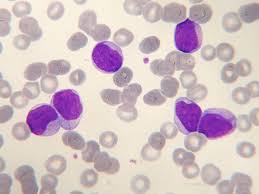
%> input picture CANCER WBC/ALL(a).jpg, 259 x 194 px
$ octave main.m   (GNU Octave 9; MATLAB toolbox functions it lacks are replaced by stand-ins)
%> lines starting %> are read from the running program, lines starting %| are printed output that depends on the picture; in (x1, y1, x2, y2) boxes, pixels count from 0 and x2, y2 are one past the last pixel; in counts of white or black regions, pixels touching at a corner belong together; the program's own positions count from 1
%%%%%%%%%%%%%%%%%BLOOD CANCER DETECTION AND CLASSIFICATION %%%%%%%%
clc

close all;

clear all;

warning off;


%%%%%%Get the input image %%%%%
[filename,pathname]=uigetfile('*.jpg');
%> the answer given: CANCER WBC/ALL(a).jpg

%%%% Read Input Image %%%%%
I=imread([pathname,filename]);
%> I is the input picture: size 194x259x3 uint8; mean R, G, B 209.4, 191.4, 195
figure,imshow(I),title('INPUT IMAGE');

%%%%% Resize The input image %%%%%%
I=imresize(I,[512 512]);
%> I: size 512x512x3 uint8
figure,imshow(I);title('RESIZED INPUT IMAGE');


% % % %%%%TO PERFORM FUZZY C-MEANS CLUSTERING ON THE EYE DETECTED IMAGE%%%%%
% % %
% % % fim=mat2gray(I );
% % %
% % % level=graythresh(fim);
% % %
% % % bwfim=im2bw(fim,level);
% % %
% % % [bwfim0,level0]=fcmthresh(fim,0);
% % %
% % % [bwfim1,level1]=fcmthresh(fim,1);
% % %
% % % subplot(2,2,1);
% % %
% % % imshow(fim);title('Original');
% % %
% % % subplot(2,2,2);
% % %
% % % imshow(bwfim);title(sprintf('Otsu,level=%f',level));
% % %
% % % subplot(2,2,3);
% % %
% % % imshow(bwfim0);title(sprintf('FCM0,level=%f',level0));
% % %
% % % subplot(2,2,4);
% % %
% % % imshow(bwfim1);title(sprintf('FCM1,level=%f',level1));

%%%%%%CONVERT RGB2CMYK COLOUR SPACE CONVERSIONS %%%%%%

cyan=I;
megenta=I;
yellow=I;

cyan(:,:,1)=0;
cyan(:,:,1)=0;
megenta(:,:,2)=0;
megenta(:,:,2)=0;
yellow(:,:,3)=0;
yellow(:,:,3)=0;

figure,imshow(cyan),title('CYAN  CHANNEL IMAGE');
figure,imshow(megenta),title('MEGENTA CHANNEL IMAGE');
figure,imshow(yellow),title('YELLOW CHANNEL IMAGE');

figure,
subplot(1,3,1),imshow(cyan),title('CYAN');
subplot(1,3,2),imshow(megenta),title('MEGENTA');
subplot(1,3,3),imshow(yellow),title('YELLOW');


%%%%SELECT THE YELLOW CHANNEL AND PERFORM RGB TO GRAY CONVERSION %%%%%%

%% RGB to Gray conversion
[m n o]=size(yellow);
%> m = 512; n = 512; o = 3
if o==3
    gray=rgb2gray(yellow);
else
    gray=yellow;
end
figure,imshow(gray);title('YELLOW CHANNEL -GRAY IMAGE');

%
%%%%%%ADJUST THE CONTRAST OF THE GRAY CHANNEL IMAGE%%%%
ad=imadjust(gray);
figure,imshow(ad);title('ADJUSTED GRAY IMAGE');
%
%%%%TO PERFORM BINARY CONVERSION ON THE ADJUSTED GRAY IMAGE%%%%%
bw=im2bw(gray,0.5);
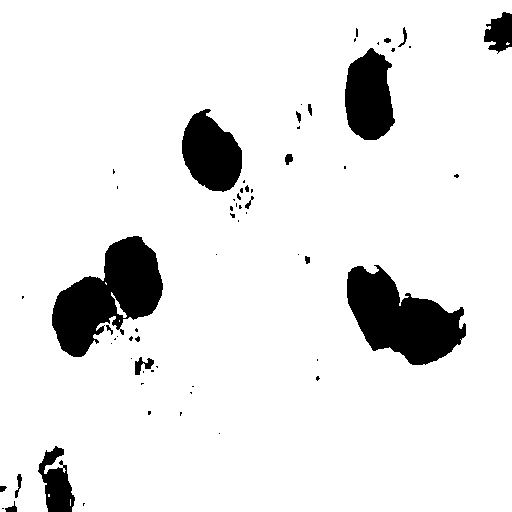
%> bw: size 512x512 logical; 90.8% white; 64 black regions (44 under 20 px), largest, box (x1, y1, x2, y2) and area: (52, 236, 163, 357) 7236, (347, 265, 466, 365) 6898, (345, 48, 395, 140) 3463
figure,imshow(bw);title('BLACK AND WHITE IMAGE');
%
%%%%TAKE COMPLEMENT TO THE BLACK AND WHITE IMAGE %%%%
bw=imcomplement(bw);
figure,imshow(bw);title('COMPLEMENT IMAGE');
%
%%%%REMOVE SMALL OBJECTS ON THE COMPLEMENTED IMAGE %%%%
magnification_value=2000;
II=round(magnification_value/15);
bw1 = bwareaopen(bw,II);
figure,imshow(bw1);title('SMALL OBJECTS REMOVED IMAGE');
%
%%%%PERFORM MORPHOLOGICAL FILL OPERARTION%%%
bw5 = imfill(bw1,'holes');
%> bw5: size 512x512 logical; 9% white; 7 white regions, largest, box (x1, y1, x2, y2) and area: (52, 236, 163, 357) 7343, (347, 265, 466, 365) 6899, (345, 48, 395, 140) 3463
figure,imshow(bw5),title('MORPHOLOGICAL FILLED IMAGE');
%%%%TO REMOVE SMALL OBJECTS%%%%
bwx = bwareaopen(bw5,300);
%> bwx: size 512x512 logical; 8.9% white; 6 white regions, box (x1, y1, x2, y2) and area: (52, 236, 163, 357) 7343, (347, 265, 466, 365) 6899, (345, 48, 395, 140) 3463, (182, 109, 242, 192) 3449, (38, 446, 75, 512) 1427, (484, 12, 512, 54) 800
figure,imshow(bwx);title('SMALL OBJECTS REMOVED IMAGE');
%
%%%%%APPLY WATERSHED SEGMENTATION%%%%%
L = watershed(bw5);
%> L: size 512x512 uint8; every value is 1
Lrgb = label2rgb(L);
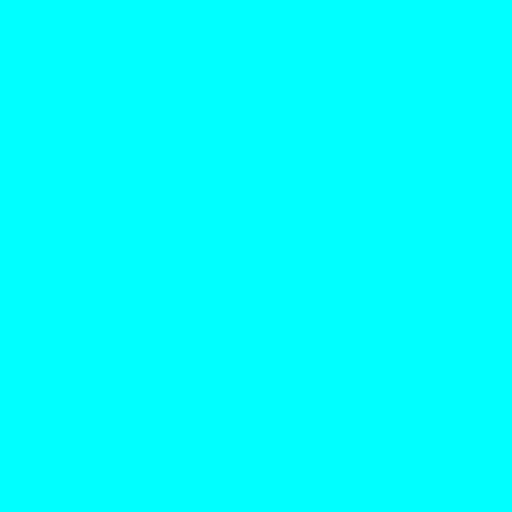
%> Lrgb: size 512x512x3 uint8; mean R, G, B 0, 255, 255
imshow(Lrgb)
bw2 = ~bwareaopen(~bw5, 10);
imshow(bw2)
D = -bwdist(~bw5);
imshow(D,[])
Ld = watershed(D);
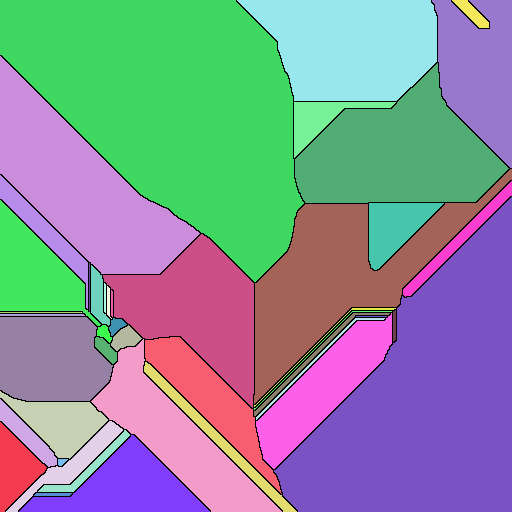
%> Ld: size 512x512 uint8; 45 distinct labels, from 0 to 44; one colour per label, 0 black
imshow(label2rgb(Ld))
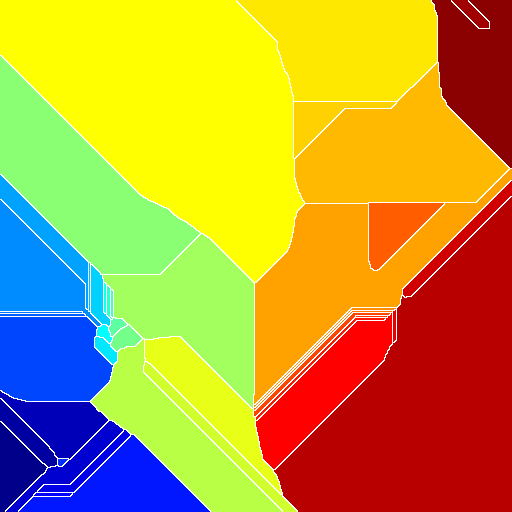
%> displayed picture: size 512x512x3, on the screen's scale of 0 to 255; mean R, G, B 189.6, 155.5, 54.5
bw2 = bw5;
bw2(Ld == 0) = 0;
%> bw2: size 512x512 logical; 8.6% white; 44 white regions (6 under 20 px), largest, box (x1, y1, x2, y2) and area: (390, 297, 466, 365) 3590, (182, 109, 242, 192) 3449, (104, 275, 163, 320) 2020
imshow(bw2)
mask = imextendedmin(D,2);
%> mask: size 512x512 logical; 0.21% white; 11 white regions (1 under 20 px), largest, box (x1, y1, x2, y2) and area: (366, 90, 372, 118) 104, (75, 300, 94, 320) 71, (57, 487, 62, 512) 71
imshowpair(bw,mask,'blend');
D2 = imimposemin(D,mask);
Ld2 = watershed(D2);
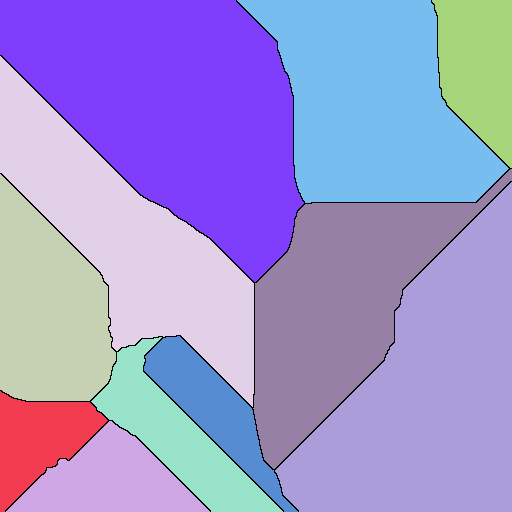
%> Ld2: size 512x512 uint8; 12 distinct labels, from 0 to 11; one colour per label, 0 black
bw3 = bw5;
bw3(Ld2 == 0) = 0;
%> bw3: size 512x512 logical; 8.9% white; 11 white regions, largest, box (x1, y1, x2, y2) and area: (104, 236, 163, 335) 3977, (390, 293, 466, 365) 3666, (345, 48, 395, 140) 3463
figure,imshow(bw3),title('WATERSHED TRANSFORMED IMAGE');

%%%%REMOVE SMALL OBJECTS ON THE WATERSHED IMAGE%%%%
bww = bwareaopen(bw3,300);
%> bww: size 512x512 logical; 8.8% white; 8 white regions
figure,imshow(bww);title('SMALL OBJECTS REMOVED IMAGE');
%
%
%
%
%%%TO LABEL THE SMALL OBJECTS REMOVED IMAGE%%%%
label=bwlabel(bww);
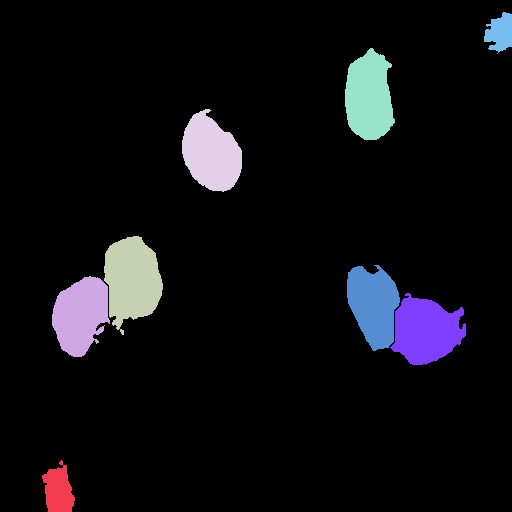
%> label: size 512x512 double; 9 distinct labels, from 0 to 8; one colour per label, 0 black

%%%%APPLY REGION SEGMENTATION (REGION PROPERTIES)%%%%%
S=regionprops(label,'ALL');
%> S = 8 regions; largest, box (x1, y1, x2, y2), Area, Centroid, MajorAxisLength, MinorAxisLength and Eccentricity: (104, 236, 163, 335) 3977 [132.5 280.6] 89.4 58.56 0.756, (390, 293, 466, 365) 3666 [426.7 331.2] 72.83 66.82 0.398, (345, 48, 395, 140) 3463 [369.6 97.4] 92.53 48.74 0.85, (182, 109, 242, 192) 3449 [211.8 154.1] 81.63 54.54 0.744
figure,imshow(I),title('REGION PROPERTY IMAGE');

%%%FIND THE PERIMETER FOR THE BOUNDARY%%%%%
u=bwperim(bww);
%> u: size 512x512 logical; 0.63% white in thin lines or dots, all inside (x1, y1, x2, y2) = (42, 12, 512, 512)
%
%
%%%%%CONVERT TO DOUBLE FOEMAT%%%%%
u=im2double(u);
%
% % %%%TO ASSIGN THE BOUNDARIES FOR THE DETECTION OF NUMBER OF WBC CELLS %%%%%5
[B,L] = bwboundaries(bww,'noholes');
%> B = 8 boundaries; box (x1, y1, x2, y2) and points: (104, 236, 163, 335) 260, (390, 293, 466, 365) 245, (52, 276, 110, 357) 237, (347, 265, 400, 351) 221, (345, 48, 395, 140) 218, (182, 109, 242, 192) 208, (42, 460, 75, 512) 150, (484, 12, 512, 54) 139
% imshow(label2rgb(L, @jet, [.5 .5 .5]))
figure,imshow(I,[]);
hold on
for k = 1:length(B)
   boundary = B{k};
   plot(boundary(:,2), boundary(:,1), 'g', 'LineWidth', 2)
end
%> this loop made 8 passes
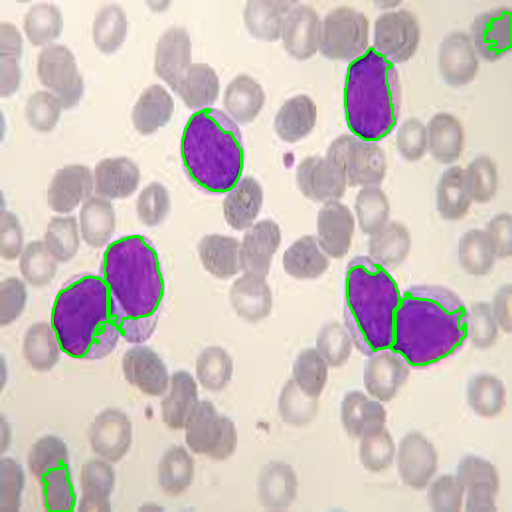
%> figure redrawn from the program's plot data
%
%
%
%
%%%%%FEATURE EXTRACTION%%%%%%

%%%%TO TAKE COLOUR FEATURES%%%%%%
R = mean2(I(:,:,1));
%> R = 209.4
G = mean2(I(:,:,2));
%> G = 191.4
B = mean2(I(:,:,3));
%> B = 195
Co_Fea = [R G B];
%> Co_Fea = [209.4 191.4 195]

%
%%%%TO TAKE GEOMETRICAL FEATURES%%%%
Area = mean([S.Area]);
%> Area = 2874

for i = 1:size(S,1)
    diameters(i) = mean([S(i).MajorAxisLength S(i).MinorAxisLength])/2;
radii(i) = diameters(i)./2;
end
%> after the loop, diameters = [20.22 33.63 36.99 34.04 35.32 33.88 34.91 16.86]; radii = [10.11 16.81 18.5 17.02 17.66 16.94 17.46 8.43]
perimeter = mean([S.Perimeter]);
%> perimeter = 227.3
ecc = mean([S.Eccentricity]);
%> ecc = 0.731
elg = mean([S.Solidity]);
%> elg = 0.908
% Elongation = mean(Elong);
dia = mean(diameters);
%> dia = 30.73
rad = mean(radii);
%> rad = 15.37
Geome_Fea = [Area dia rad perimeter ecc elg];
%> Geome_Fea = [2874 30.73 15.37 227.3 0.731 0.908]


%%%%%TAKE IMPORTANT TEXTURE FEATURES %%%%%

g = graycomatrix(bww);
%> g = [238017 656; 623 22336]
stats = graycoprops(g,'Contrast Correlation Energy Homogeneity');
%> stats = {Contrast 0.00489}
Contrast = stats.Contrast;
%> Contrast = 0.00489
%> (the run ends here)

$ run again, on CANCER WBC/ALL(d).jpg
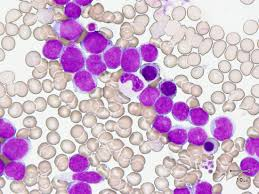
%> input picture CANCER WBC/ALL(d).jpg, 259 x 194 px
%> I is the input picture: size 194x259x3 uint8; mean R, G, B 207.5, 178.7, 206.1
%> I: size 512x512x3 uint8
%> bw1: size 512x512 logical; 19.3% white; 11 white regions, largest, box (x1, y1, x2, y2) and area: (84, 0, 284, 242) 20065, (275, 214, 424, 401) 12087, (0, 313, 55, 477) 6033
%> bw5: size 512x512 logical; 19.7% white; 11 white regions, largest, box (x1, y1, x2, y2) and area: (84, 0, 284, 242) 21114, (275, 214, 424, 401) 12198, (0, 313, 55, 477) 6076
%> L: size 512x512 uint8; 4 distinct labels, from 0 to 3
%> Ld: size 512x512 uint8; 98 distinct labels, from 0 to 97
%> bw2: size 512x512 logical; 18.9% white; 97 white regions (16 under 20 px), largest, box (x1, y1, x2, y2) and area: (117, 130, 211, 199) 4473, (4, 363, 55, 423) 2198, (118, 49, 161, 109) 1660
%> mask: size 512x512 logical; 0.5% white; 32 white regions (4 under 20 px), largest, box (x1, y1, x2, y2) and area: (162, 199, 172, 225) 82, (100, 119, 109, 138) 74, (297, 255, 317, 267) 69
%> Ld2: size 512x512 uint8; 33 distinct labels, from 0 to 32
%> bw3: size 512x512 logical; 19.6% white; 32 white regions, largest, box (x1, y1, x2, y2) and area: (117, 49, 221, 199) 10391, (275, 221, 342, 302) 3330, (0, 407, 51, 477) 2325
%> bww: size 512x512 logical; 19.5% white; 31 white regions
%> `label=bwlabel(bww);`:
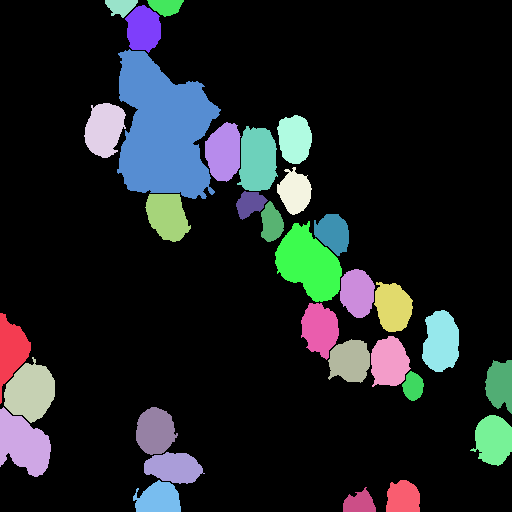
%> label: size 512x512 double; 32 distinct labels, from 0 to 31; one colour per label, 0 black
%> S = 31 regions; largest, box (x1, y1, x2, y2), Area, Centroid, MajorAxisLength, MinorAxisLength and Eccentricity: (117, 49, 221, 199) 10391 [163.8 130.8] 154.3 96.6 0.78, (275, 221, 342, 302) 3330 [309.4 264.4] 83.03 53.07 0.769, (0, 407, 51, 477) 2325 [24.2 444.7] 70.69 44.58 0.776
%> `[B,L] = bwboundaries(bww,'noholes');`: B = 31 boundaries; largest, box (x1, y1, x2, y2) and points: (117, 49, 221, 199) 486, (275, 221, 342, 302) 221, (0, 407, 51, 477) 204, (0, 313, 31, 404) 194, (237, 126, 278, 191) 179
%> the loop `for k = 1:length(B)` made 31 passes
%> after the loop `for k = 1:length(B)`:
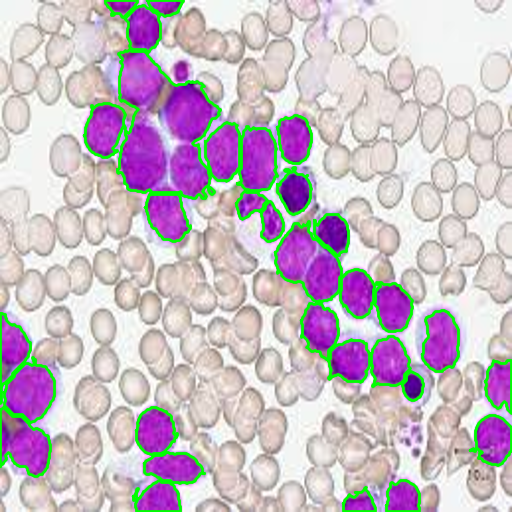
%> figure redrawn from the program's plot data
%> R = 207.5
%> G = 178.7
%> `B = mean2(I(:,:,3));`: B = 206
%> Co_Fea = [207.5 178.7 206]
%> Area = 1647.9
%> the loop `for i = 1:size(S,1)` made 31 passes
%> after the loop `for i = 1:size(S,1)`: diameters = 31 values, max 62.73 at index 6, min 12.27 at index 5, mean 22.41; radii = 31 values, max 31.36 at index 6, min 6.13 at index 5, mean 11.21
%> perimeter = 159.8
%> ecc = 0.709
%> elg = 0.92
%> dia = 22.41
%> rad = 11.21
%> Geome_Fea = [1647.9 22.41 11.21 159.8 0.709 0.92]
%> g = [209043 1582; 1652 49355]
%> stats = {Contrast 0.0124}
%> Contrast = 0.0124

$ run again, on CANCER WBC/ALL(e).jpg
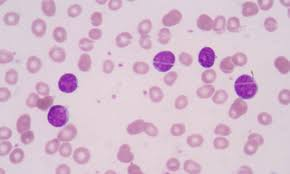
%> input picture CANCER WBC/ALL(e).jpg, 290 x 174 px
%> I is the input picture: size 174x290x3 uint8; mean R, G, B 214.9, 189.6, 207.8
%> I: size 512x512x3 uint8
%> bw1: size 512x512 logical; 3.7% white; 8 white regions, largest, box (x1, y1, x2, y2) and area: (414, 220, 454, 291) 2146, (84, 309, 119, 374) 1798, (271, 151, 309, 211) 1744
%> bw5: size 512x512 logical; 3.7% white; 8 white regions, largest, box (x1, y1, x2, y2) and area: (414, 220, 454, 291) 2146, (84, 309, 119, 374) 1798, (271, 151, 309, 211) 1747
%> bwx: size 512x512 logical; 3.5% white; 6 white regions, box (x1, y1, x2, y2) and area: (414, 220, 454, 291) 2146, (84, 309, 119, 374) 1798, (271, 151, 309, 211) 1747, (103, 216, 136, 273) 1510, (350, 139, 380, 199) 1415, (65, 286, 89, 321) 594
%> L: size 512x512 uint8; every value is 1
%> Ld: size 512x512 uint8; 15 distinct labels, from 0 to 14
%> bw2: size 512x512 logical; 3.6% white; 14 white regions, largest, box (x1, y1, x2, y2) and area: (414, 220, 454, 291) 2146, (84, 309, 119, 374) 1798, (103, 216, 136, 273) 1510
%> mask: size 512x512 logical; 0.18% white; 8 white regions
%> Ld2: size 512x512 uint8; 9 distinct labels, from 0 to 8
%> `label=bwlabel(bww);`:
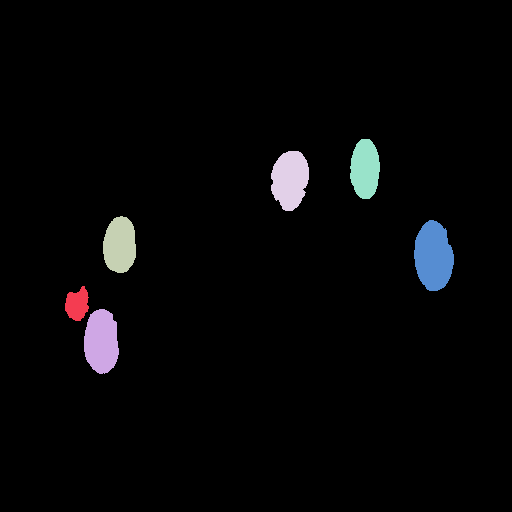
%> label: size 512x512 double; 7 distinct labels, from 0 to 6; one colour per label, 0 black
%> S = 6 regions; largest, box (x1, y1, x2, y2), Area, Centroid, MajorAxisLength, MinorAxisLength and Eccentricity: (414, 220, 454, 291) 2146 [434.1 256.8] 70.87 38.71 0.838, (84, 309, 119, 374) 1798 [102 342.1] 65.86 34.94 0.848, (271, 151, 309, 211) 1747 [290.6 180.2] 60.49 37.1 0.79, (103, 216, 136, 273) 1510 [120.4 245.7] 57.78 33.42 0.816
%> `[B,L] = bwboundaries(bww,'noholes');`: B = 6 boundaries; box (x1, y1, x2, y2) and points: (414, 220, 454, 291) 165, (84, 309, 119, 374) 152, (271, 151, 309, 211) 146, (103, 216, 136, 273) 135, (350, 139, 380, 199) 135, (65, 286, 89, 321) 90
%> the loop `for k = 1:length(B)` made 6 passes
%> after the loop `for k = 1:length(B)`:
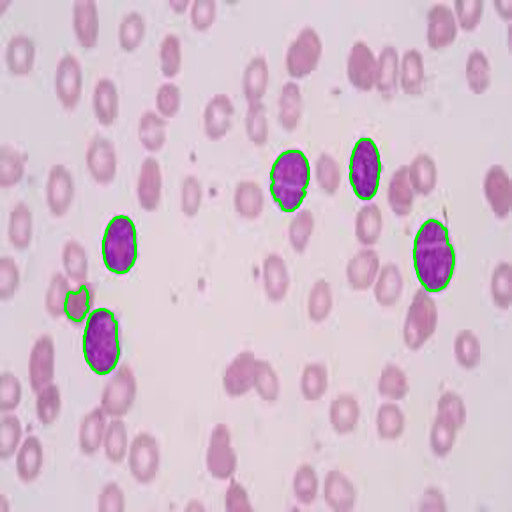
%> figure redrawn from the program's plot data
%> R = 214.9
%> G = 189.6
%> `B = mean2(I(:,:,3));`: B = 207.8
%> Co_Fea = [214.9 189.6 207.8]
%> Area = 1535
%> the loop `for i = 1:size(S,1)` made 6 passes
%> after the loop `for i = 1:size(S,1)`: diameters = [14.23 25.2 22.8 24.4 22.67 27.4]; radii = [7.11 12.6 11.4 12.2 11.33 13.7]
%> perimeter = 147.3
%> ecc = 0.811
%> elg = 0.956
%> dia = 22.78
%> rad = 11.39
%> Geome_Fea = [1535 22.78 11.39 147.3 0.811 0.956]
%> g = [252070 352; 352 8858]
%> stats = {Contrast 0.00269}
%> Contrast = 0.00269
